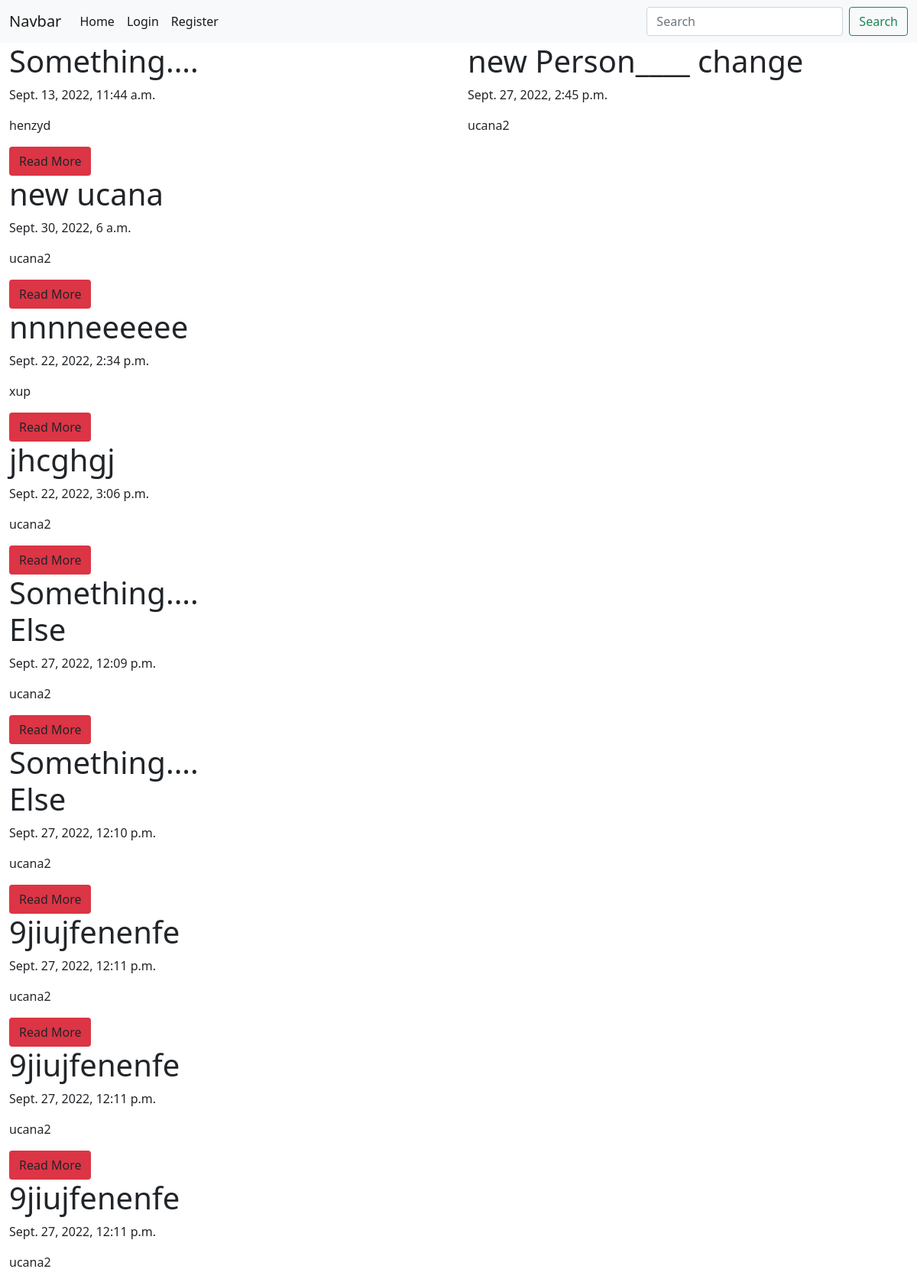
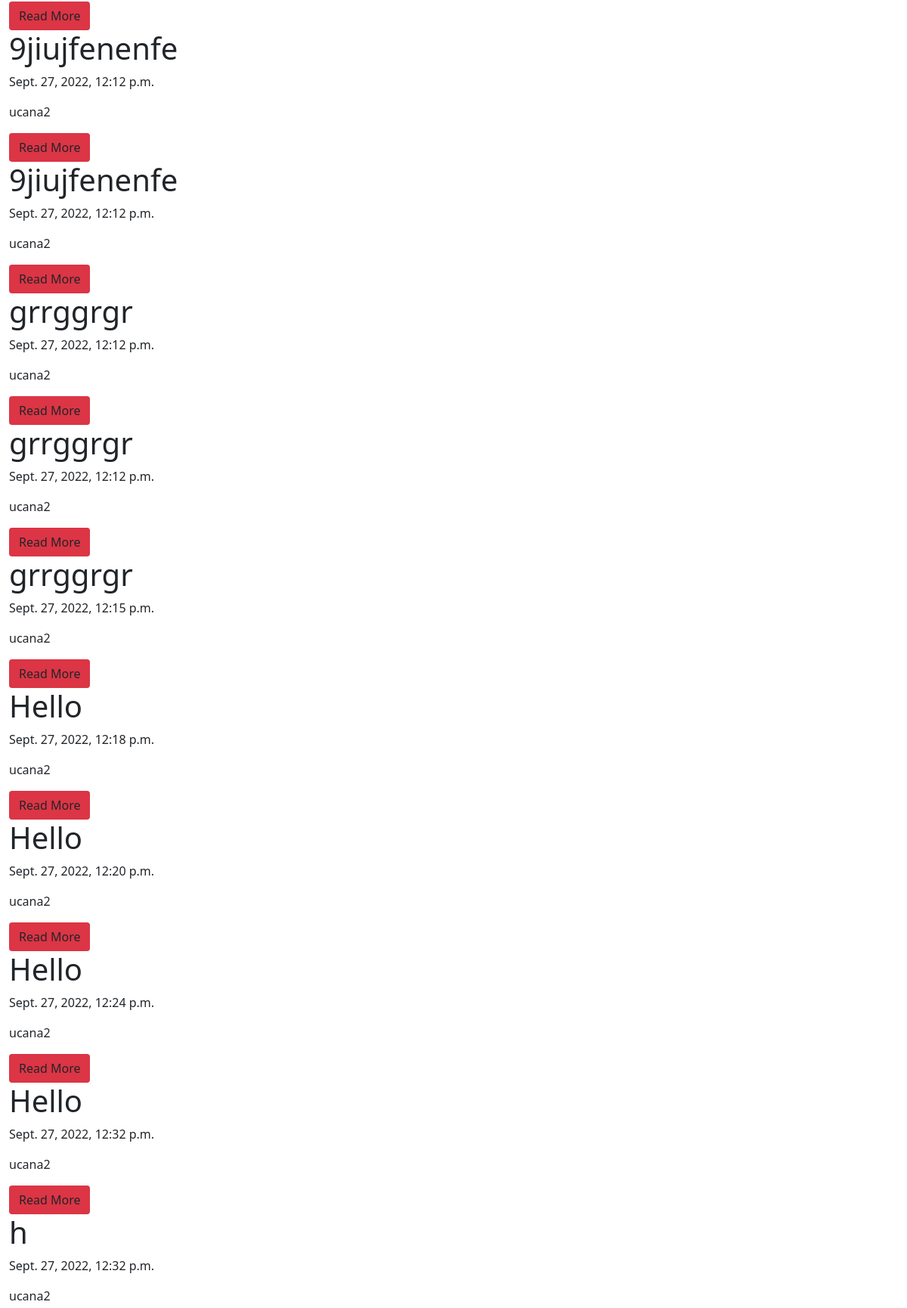
The page / (upper part) on the database its author committed (2 pictures, top to bottom).
### my_app/models.py (models this page shows, shortened)
class Post(models.Model):
    user_title = models.CharField(max_length = 50)
    user_body = models.TextField()
    user_date_created = models.DateTimeField(default = timezone.now)
    user_owner = models.ForeignKey(User, on_delete = models.CASCADE)

### my_app/views.py (the view)
# urls.py: path('', my_views.home_page_func, name = 'home_page'),
def home_page_func(request):
    posts = models.Post.objects.all()
    last = models.Post.objects.all().last()
    context = {
        'posts': posts,
        'last_post': last
    }
    return render(request, 'my_app/home_page.html', context)

### my_app/templates/my_app/home_page.html (shortened to what this page needs)
{% extends 'my_app/base.html' %}
{% block container %}
<div class="container col">
  <div class="row">
    <div class="col-6">
      {% for post in posts %}
      <div class="name">
        <h1>{{ post.user_title }}</h1>
        <p>{{ post.user_date_created }}</p>
        <p>{{ post.user_owner.username }}</p>
        <a href="{% url 'plist_detail_page' post.id %}" class="btn bg-danger"
          >Read More</a
        >
      </div>
      {% endfor %}
    </div>
  </div>
</div>
{% endblock container %}
{% block last_post %}
<div class="col">
  <h1>{{ last_post.user_title }}</h1>
  <p>{{ last_post.user_date_created }}</p>
  <p>{{ last_post.user_owner.username }}</p>
</div>
{% endblock last_post %}

### rows shown on the page
Post: user_title "Something....", user_date_created "Sept. 13, 2022, 11:44 a.m.", user_owner.username "henzyd"
Post: user_title "new ucana", user_date_created "Sept. 30, 2022, 6 a.m.", user_owner.username "ucana2"
Post: user_title "nnnneeeeee", user_date_created "Sept. 22, 2022, 2:34 p.m.", user_owner.username "xup"
Post: user_title "jhcghgj", user_date_created "Sept. 22, 2022, 3:06 p.m.", user_owner.username "ucana2"
Post: user_title "Something.... Else", user_date_created "Sept. 27, 2022, 12:09 p.m.", user_owner.username "ucana2"
Post: user_title "Something.... Else", user_date_created "Sept. 27, 2022, 12:10 p.m.", user_owner.username "ucana2"
Post: user_title "9jiujfenenfe", user_date_created "Sept. 27, 2022, 12:11 p.m.", user_owner.username "ucana2"
Post: user_title "9jiujfenenfe", user_date_created "Sept. 27, 2022, 12:11 p.m.", user_owner.username "ucana2"
Post: user_title "9jiujfenenfe", user_date_created "Sept. 27, 2022, 12:11 p.m.", user_owner.username "ucana2"
Post: user_title "9jiujfenenfe", user_date_created "Sept. 27, 2022, 12:12 p.m.", user_owner.username "ucana2"
Post: user_title "9jiujfenenfe", user_date_created "Sept. 27, 2022, 12:12 p.m.", user_owner.username "ucana2"
Post: user_title "grrggrgr", user_date_created "Sept. 27, 2022, 12:12 p.m.", user_owner.username "ucana2"
Post: user_title "grrggrgr", user_date_created "Sept. 27, 2022, 12:12 p.m.", user_owner.username "ucana2"
Post: user_title "grrggrgr", user_date_created "Sept. 27, 2022, 12:15 p.m.", user_owner.username "ucana2"
Post: user_title "Hello", user_date_created "Sept. 27, 2022, 12:18 p.m.", user_owner.username "ucana2"
Post: user_title "Hello", user_date_created "Sept. 27, 2022, 12:20 p.m.", user_owner.username "ucana2"
Post: user_title "Hello", user_date_created "Sept. 27, 2022, 12:24 p.m.", user_owner.username "ucana2"
Post: user_title "Hello", user_date_created "Sept. 27, 2022, 12:32 p.m.", user_owner.username "ucana2"
Post: user_title "h", user_date_created "Sept. 27, 2022, 12:32 p.m.", user_owner.username "ucana2"
Post: user_title "new Person____ change", user_date_created "Sept. 27, 2022, 2:45 p.m.", user_owner.username "ucana2"
